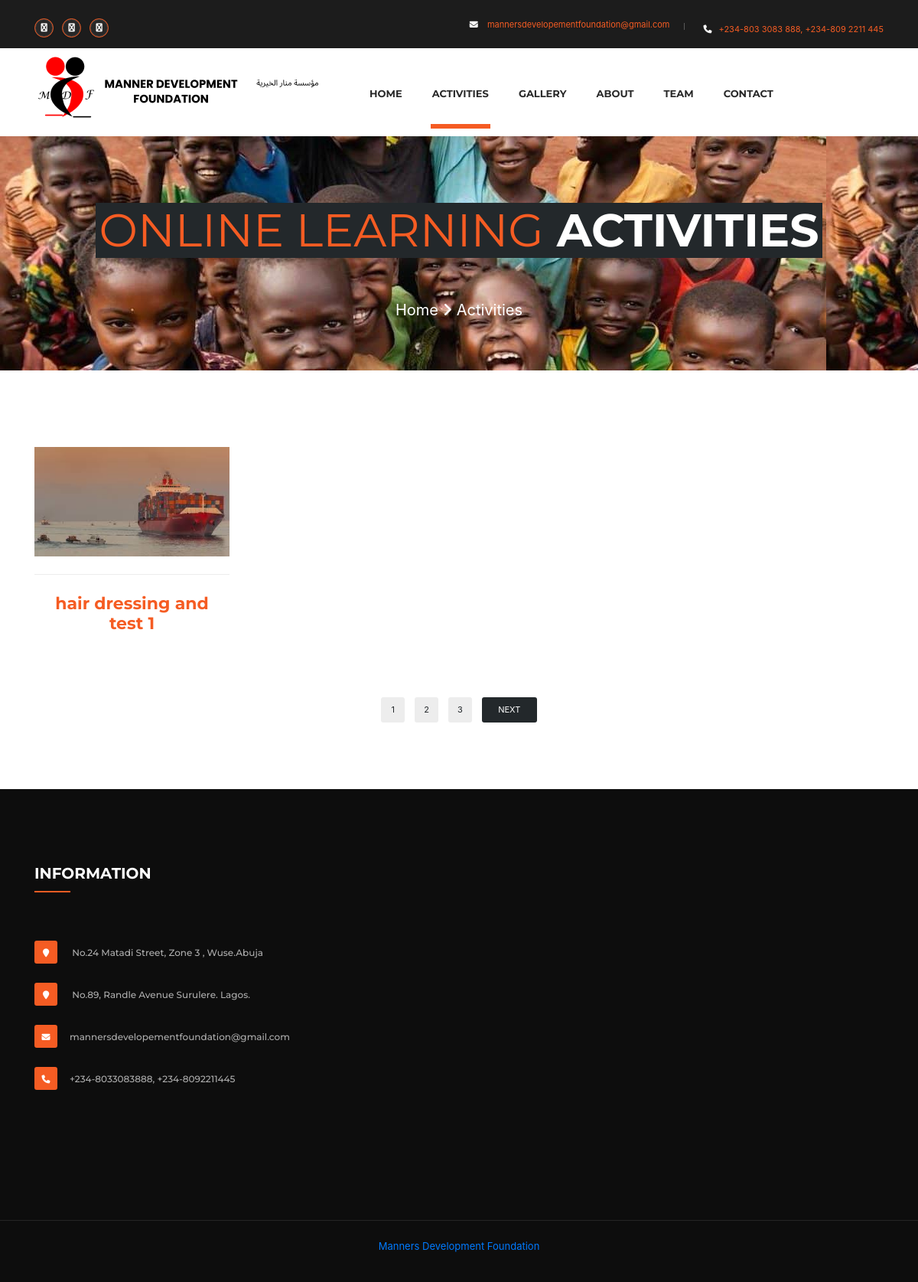
Screenshot of /post/mdf_projects/ with the database file from the repository.
### organisermangementapp/models.py (models this page shows, shortened)
class Blogposter(models.Model):
    heading = models.CharField(max_length=500)
    category = models.ForeignKey(Activity, on_delete=models.CASCADE, max_length=50,null=True, blank=True)
    back_ground_img = models.ImageField(upload_to="images", null=True,blank=True)
    back_ground_img_title = models.CharField(max_length=1000, null=True, blank=True)
    writer_name = models.CharField(max_length=1000,null=True, blank=True)
    cause_sub_heading = models.CharField(max_length=1000, null=True, blank=True)
    cause_sub_heading_img = models.ImageField(upload_to="images", null=True, blank=True)
    cause_sub_heading_img_title = models.CharField(max_length=1000, null=True, blank=True)
    article = models.TextField(max_length=5000, null=True, blank=True)
    youtube_link = models.CharField(max_length=1000, null=True, blank=True)
    images1 = models.ImageField(upload_to="images", null=True, blank=True)
    images2 = models.ImageField(upload_to="images", null=True, blank=True)
    images3 = models.ImageField(upload_to="images", null=True, blank=True)
    images4 = models.ImageField(upload_to="images", null=True, blank=True)
    created_on = models.DateTimeField(auto_now_add=True)
    @property
    def imageURL(self):
        try:
            url =self.back_ground_img.url
        except:
            url =""
        return url

### organisermangementapp/views.py (the view)
# urls.py: path('post/mdf_projects/', views.mdfprojects, name="post_mdfprojects"),
def mdfprojects(request):
    pk = 'mdf_projects'
    post = Blogposter.objects.filter(category__category=pk)
    context = {'post': post, }
    return render(request, 'mdfprojects.html', context)

### organisermangementapp/templates/mdfprojects.html (shortened to what this page needs)
{% load static %}
<!DOCTYPE html>
<html>
<head>
    <link rel="stylesheet" href='{% static "stylescss/responsive.css" %}'>
    	<link rel="stylesheet" href='{% static "styles/bootstrap.css" %}'>
        <link rel="stylesheet" href='{% static "styles/component.css" %}'>
        <link rel="stylesheet" href='{% static "styles/flaticon.css" %}'>
        <link rel="stylesheet" href='{% static "styles/style.css" %}'>
       <link rel="stylesheet" href='{% static "styles/hover.css" %}'>
        <link rel="stylesheet" href='{% static "styles/revolution-slider.css" %}'>
        <link rel="stylesheet" href='{% static "styles/animate.css" %}'>
        <link rel="stylesheet" href='{% static "styles/font-awesome.css" %}'>
         <link rel="stylesheet" href='{% static "styles/owl.css" %}'>
          <link rel="stylesheet" href='{% static "styles/responsive.css" %}'>
    	<link rel="stylesheet" href="https://cdn.jsdelivr.net/npm/bootstrap@4.3.1/dist/css/bootstrap.min.css">
       	<link rel="stylesheet" href="https://cdnjs.cloudflare.com/ajax/libs/font-awesome/6.3.0/css/all.min.css" />
</head>
<body>
    <div class="page-wrapper">
        <header class="main-header header-style-one">
            <section class="header-top">
                <div class="container">
                    <div class="header">
                        <div class="header-top-left">
                            <ul>
                             <li><a href="#"><i class="fa fa-facebook" aria-hidden="true"></i></a></li>
                             <li><a href="#"><i class="fa fa-twitter" aria-hidden="true"></i></a></li>
                             <li><a href="#"><i class="fa fa-google-plus" aria-hidden="true"></i></a></li>
                        </ul>
                        </div>
                        <div class="header-top-right">
                            <ul>
                                <li>
                                    <a href="#"><i class="fa fa-envelope-o" aria-hidden="true"></i> mannersdevelopementfoundation@gmail.com</a></li>
                                <li><p><i class="fa fa-phone" aria-hidden="true"></i>+234-803 3083 888, +234-809 2211 445</p></li>
                            </ul>
                        </div>
                    </div>
                </div>
            </section>
            <section class="mainmenu-area">
                <div class="container">
                 <div class="logo pull-left">
                    <a href="{% url 'home'%}"><img src="{% static 'images/logo.png'%}" alt=""></a>
                </div>
                <nav class="main-menu pull-left">
                    <div class="navbar-collapse collapse clearfix">
                        <ul class="navigation clearfix">
                            <li class=" dropdown"><a href="{% url 'home'%}">Home</a></li>
                            <li class="current dropdown"><a href="#">Activities</a>
                            </li>
                              <li><a href="{% url 'gallery'%}">Gallery</a></li>
                            <li><a href="{% url 'about' %}">About</a></li>
                            <li><a href="{% url 'team' %}">Team</a></li>
                            <li ><a href="{% url 'contact' %}">Contact</a></li>
                        </ul>
                    </div>
                </nav>
                </div>
            </section>
        </header>
        <section class="slider-section" style="background-image:url(/static/images/gallery/background.jpeg);">
            <div class="container">
                <div class="slider">
                    <div class="text team-light">
                        <h2><span>Online Learning</span> Activities</h2>
                        <p><a href="{url 'home'}">Home</a> <i class="fa fa-angle-right" aria-hidden="true"></i> Activities</p>
                    </div>
                </div>
            </div>
        </section>
        <section class="welcome-seciton page-causes">
            <div class="container">
                <div class="row">
                     {% for posts in post %}
                      <div class="col-md-3 col-sm-6 col-xs-12">
                        <div class="welcome-item hvr-float-shadow">
                            <div class="img-holder">
                             <figure><a  href="{% url 'mdf_post' posts.id %}"><img src="{{posts.imageURL}}" alt="Images" /></a></figure>
                            </div>
                            <div class="text">
                                  <div class="pro-text">
                                    <h4>{{posts.heading }}</h4>
                                    </div>
                            </div>
                        </div>
                    </div>
                     {% endfor %}
                </div>
            </div>
                <div class="page-list">
                    <ul>
                        <li><a href="#">1</a></li>
                        <li><a href="#">2</a></li>
                        <li><a href="#">3</a></li>
                        <li><a href="#" class="next">next</a></li>
                    </ul>
                </div>
            </div>
    {% include "footer.html" %}

### rows the page displays
Blogposter: imageURL (picture), heading "hair dressing and test 1"
